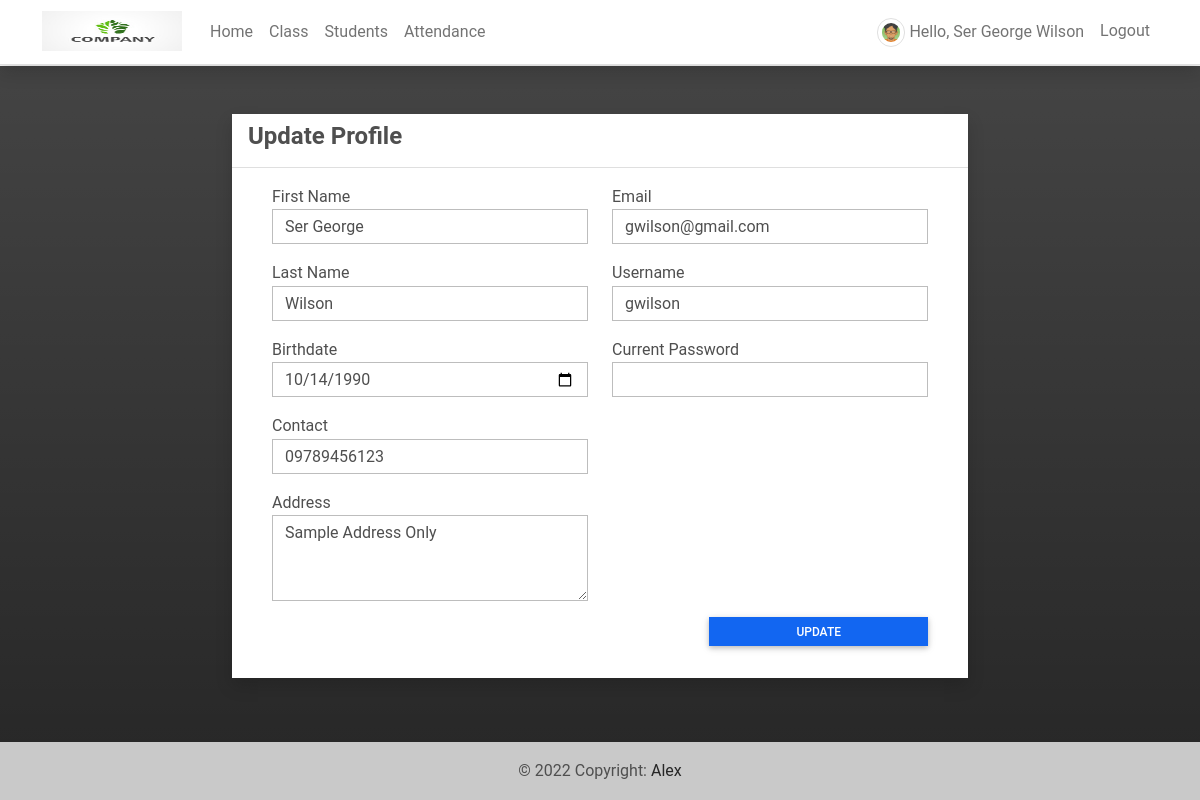
The page /update-profile (signed in) on the database as committed earlier.
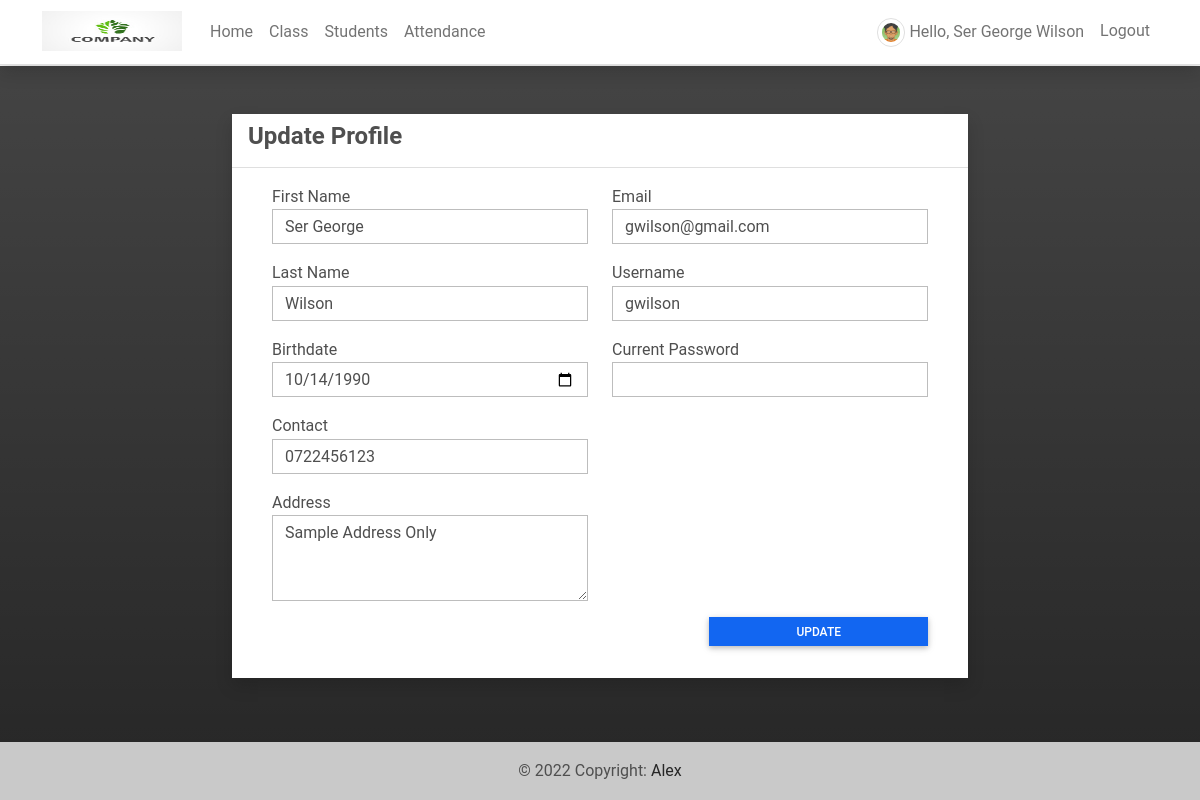
The same page on the database as committed later.
### attendance/models.py (models this page shows, shortened)
class UserProfile(models.Model):
    user = models.OneToOneField(User, on_delete=models.CASCADE,related_name='profile')
    contact = models.CharField(max_length=250)
    dob = models.DateField(blank=True, null = True)
    address = models.TextField(blank=True, null = True)
    avatar = models.ImageField(blank=True, null = True, upload_to= 'images/')
    user_type = models.IntegerField(default = 2)
    gender = models.CharField(max_length=100, choices=[('Male','Male'),('Female','Female')], blank=True, null= True)
    department = models.ForeignKey(Department, on_delete=models.CASCADE, blank= True, null = True)

### attendance/views.py (the view, shortened to what this page needs)
# urls.py: path('update-profile',views.update_profile,name='update-profile'),
@login_required
def update_profile(request):
    context['page_title'] = "Update Profile"
    user = User.objects.get(id= request.user.id)
    profile = UserProfile.objects.get(user= user)
    context['userData'] = user
    context['userProfile'] = profile
    return render(request,'update_profile.html',context)

### attendance/templates/update_profile.html (shortened to what the changed rows need)
{% extends 'base.html' %}{% load static %}{% block pageContent %}
<div class="row justify-content-center">
    <div class="col-lg-8 col-md-10 col-sm-12 col-xs-12">
        <div class="card card-default rounded-0 shadow">
            <div class="card-body">
                <div class="container-fluid">
                    <form id="register-user" method="POST" action="{% url 'update-profile' %}" enctype="multipart/form-data">
                        <div class="mdc-layout-grid">
                            <div class="mdc-layout-grid__inner">
                                <div class="row">
                                    <div class="col-md-6">
                                        <div class="form-group mb-3">
                                            <label for="dob" class="control-label">Birthdate</label>
                                            <input type="date" class="form-control rounded-0" name="dob" id="dob" value="{{ userProfile.dob|date:'Y-m-d' }}" required="required">
                                        </div>
                                        <div class="form-group mb-3">
                                            <label for="contact" class="control-label">Contact</label>
                                            <input type="text" class="form-control rounded-0" name="contact" id="contact" value="{{ userProfile.contact }}" required="required">
                                        </div>
                                        <div class="form-group mb-3">
                                            <label for="address" class="control-label">Address</label>
                                            <textarea rows="3" class="form-control rounded-0" name="address" id="address" required="required">{{ userProfile.address }}</textarea>
                                        </div>
                                    </div>
                                </div>
                            </div>
                        </div>
                    </form>
                </div>
            </div>
        </div>
    </div>
</div>
{% endblock pageContent %}

Rows that differ between the two databases and show on the page:
changed UserProfile "Sample Address Only": contact "09789456123" → "0722456123"
